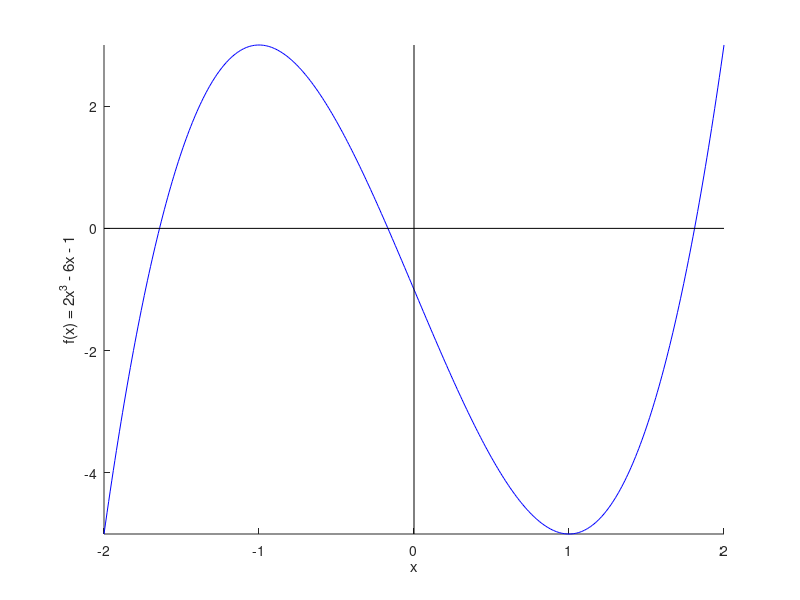

Recreate this plot in MATLAB.

clear all; close all; clc

f = @(x) 2*x.^3 - 6*x - 1;
xs = -2:0.01:2;
fs = f(xs);

figure(1); clf; hold on
plot(xs, fs, 'b')
plot([0 0], [min(fs) max(fs)], 'k')
plot([min(xs) max(xs)], [0 0], 'k')
axis([min(xs) max(xs) min(fs) max(fs)])

xlabel('x')
ylabel('f(x) = 2x^3 - 6x - 1')
